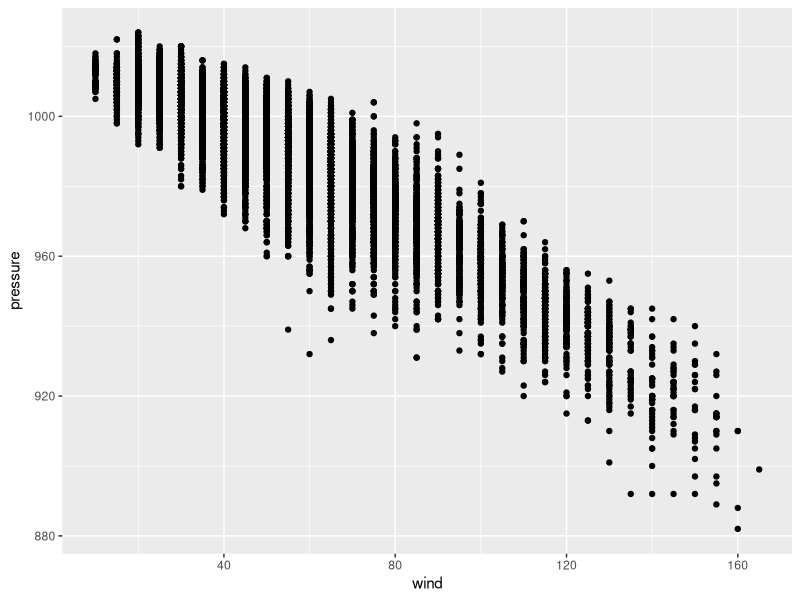

The R script that drew this image:
## ---- chunk 1
library(tidyverse)

## ---- chunk 2
library(ggplot2)
storms %>%
  ggplot(mapping = aes(wind, pressure)) +
  geom_point()
